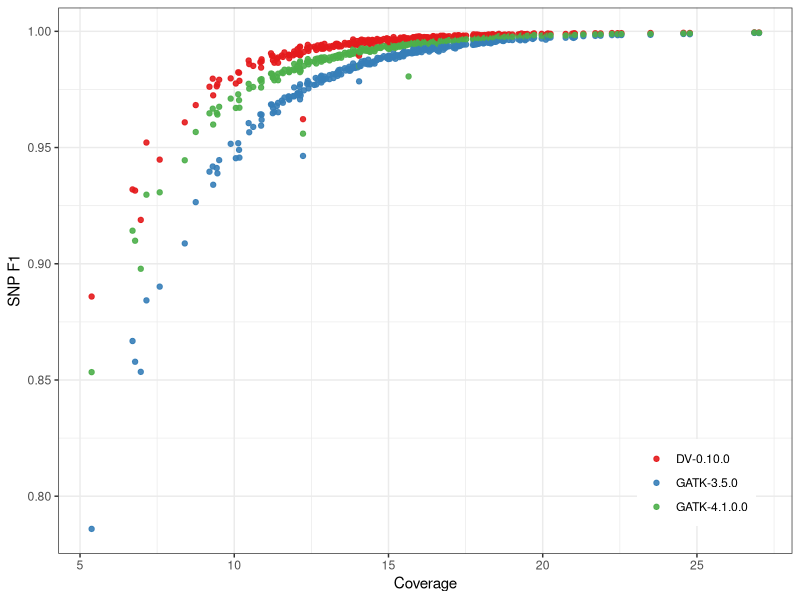
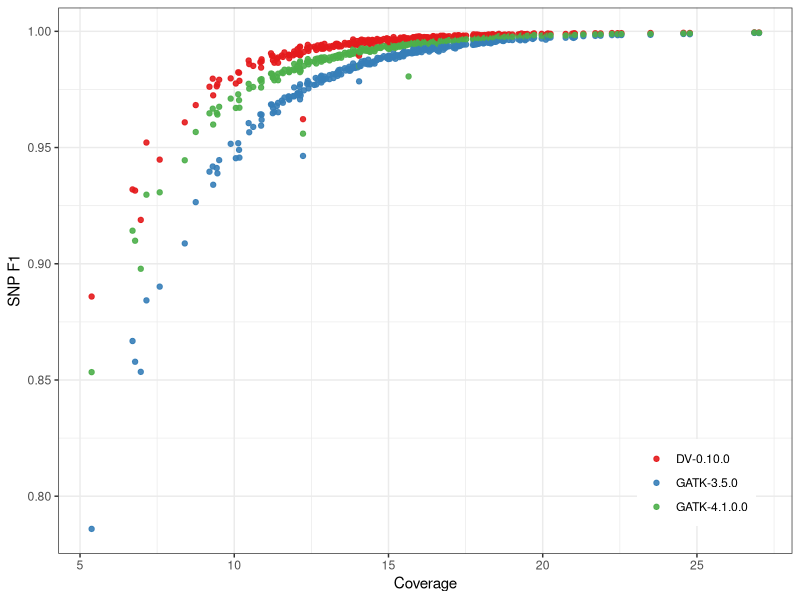

The R source for these figures, in order:
library(ggplot2)
#library(gridExtra)
#library(kable)

dat <- read.csv('single-sample-happy-evaluation.csv',as.is=TRUE)
dat1 <- subset(dat,Type=='SNP')

plt <- ggplot(dat1,aes(x=coverage,y=METRIC.F1_Score,col=caller))+ theme_bw()+ geom_point(alpha=.9)+geom_abline(intercept=0,slope=1) + theme(legend.position=c(.95,0.05),legend.justification=c(1,0),legend.title=element_blank())  +scale_color_brewer(palette='Set1') +xlab("Coverage") + ylab("SNP F1")
plt

ggsave('f1-versus-depth.png',plt,width=5,height=5)
